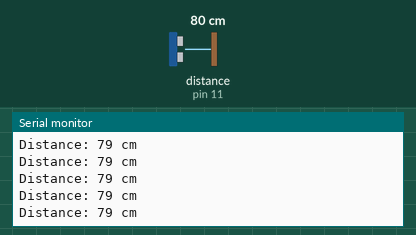
The sketch below on a simulated Arduino Uno, built with avr-gcc and run on an emulated ATmega328P. On the bench: the last lines printed to the serial monitor. Wiring (inferred from the names in the program): ultrasonic range finder: trigger pin 12; echo pin 11. The inputs (shaded band) are chosen by the test bench; at power-on: distance to the obstacle (sensor on pin 11) 80 cm. The echo pulse lasts 58.3 µs per cm.

Above: at 1.2 s.
1.3 s: distance to the obstacle (sensor on pin 11) set to 2 cm
At 1.38 s:
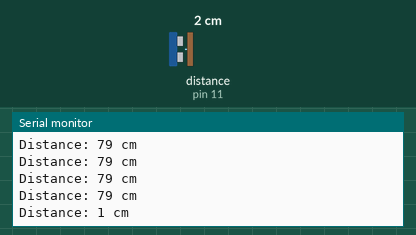
4.3 s: distance to the obstacle (sensor on pin 11) set to 250 cm
At 4.41 s:
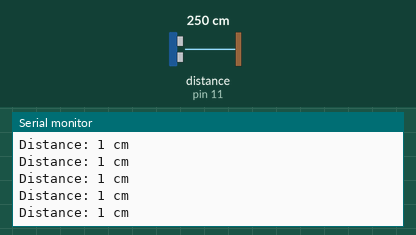
Timing chart, 0 to 7.3 s (numbered marks = the images above; inputs shaded):
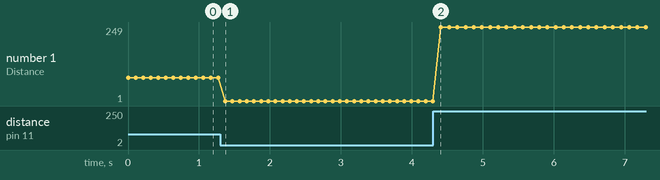

The sketch:

5.Ultra_sonic-sendor.ino
```cpp
// Ultrasonic Sensor Pins
int trigPin = 12;   // This pin sends the trigger signal
int echoPin = 11;   // This pin receives the echo signal

long duration;       // Time taken for the echo to return
long distance;       // Calculated distance based on time

void setup() {
  Serial.begin(9600);  // Start the Serial Monitor at 9600 baud rate

  // Let Arduino know which pins are input and output
  pinMode(trigPin, OUTPUT);  // Trigger pin will send pulses
  pinMode(echoPin, INPUT);   // Echo pin will listen for the reflected pulse
}

void loop() {

  // Before sending the trigger pulse, make sure the trigger pin is LOW.
  // This creates a clean signal.
  digitalWrite(trigPin, LOW);
  delayMicroseconds(4);

  // Send a short 10 microsecond HIGH pulse.
  // This tells the ultrasonic sensor to send out the sound wave.
  digitalWrite(trigPin, HIGH);
  delayMicroseconds(10);
  digitalWrite(trigPin, LOW);

  // Wait for the echo pin to go HIGH, meaning the sound has returned.
  // The pulseIn function measures how long that HIGH signal lasted.
  duration = pulseIn(echoPin, HIGH);

  // Convert the time into distance.
  // Speed of sound is ~340 m/s, which is 0.034 cm per microsecond.
  // Divide by 2 because the wave travels to the object and back.
  distance = (duration * 0.0343) / 2;

  // Print the distance to the Serial Monitor in centimeters.
  Serial.print("Distance: ");
  Serial.print(distance);
  Serial.println(" cm");

  // A small delay to make the readings stable and readable
  delay(100);
}
```

Measured:
- after the input at 1.3 s, the serial monitor: prints a new line after 0.07 s (image 1)
- plotted number 1: 79 → 1 after the input at 1.3 s, 1 → 249 after the input at 4.3 s
